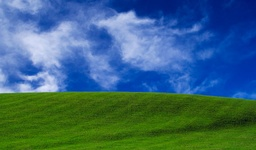
#> input picture Image.jpg, 256 x 150 px, shrunk from 1024 x 600 before the run
$ jupyter execute 'Image Segmentation.ipynb'
#> lines starting #> are read from the running program, lines starting #| are printed output that depends on the picture; after the words box and inside, x2 and y2 are one past the last pixel; in counts of white or black regions, pixels touching at a corner belong together
[cell 1]
import array
import numpy as np
import cv2
import matplotlib.pyplot as plt
#%matplotlib inline
image = cv2.imread('Image.jpg')
#> image is the input picture: shape (150, 256, 3); mean B, G, R 119.8, 104.3, 60.6

# Change color to RGB (from BGR)
image = cv2.cvtColor(image, cv2.COLOR_BGR2RGB, 1)

# preview image
plt.imshow(image)
plt.axis('off');
image.shape
#> Out = (150, 256, 3)

[cell 2]
pixel_values = np.reshape(image, (-1, 3))   # 400 * 794

# Convert to float type
pixel_values = np.float32(pixel_values)

pixel_values.shape
#> Out = (38400, 3)

[cell 3]
k = 2
# define stopping criteria
criteria = (cv2.TERM_CRITERIA_EPS + cv2.TERM_CRITERIA_MAX_ITER, 100, 0.2)

# perform k-means clustering
# kmeans(data, K, bestLabels, criteria, attempts, flags[, centers])
retval, labels, centers = cv2.kmeans(pixel_values, k, None, criteria, 10, cv2.KMEANS_RANDOM_CENTERS)
#> retval = 161773678.7; centers = [[61.89, 105.9, 185], [58.46, 101.6, 10.89]]

# check center points
centers
#> Out = [[61.89, 105.9, 185], [58.46, 101.6, 10.89]]

[cell 4]
# convert data into 8-bit values
centers = np.uint8(centers)
#> centers = [[61, 105, 185], [58, 101, 10]]
centers
#> Out = [[61, 105, 185], [58, 101, 10]]

[cell 5]
labels.flatten()

[cell 6]
# assign centers to labels
segmented_data = centers[labels.flatten()]
segmented_data

[cell 7]
segmented_image = segmented_data.reshape((image.shape))
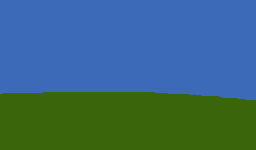
#> segmented_image: shape (150, 256, 3); mean R, G, B 59.9, 103.5, 119.4
labels_reshape = labels.reshape(image.shape[0], image.shape[1])
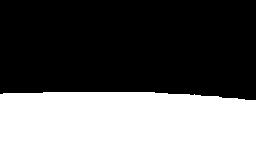
#> labels_reshape: shape (150, 256) int32; values 0 (black) and 1 (white), 37.5% white; 1 white region, box (x1, y1, x2, y2) and area: (0, 92, 256, 150) 14393

[cell 8]
# plot Kmeans results
plt.imshow(segmented_image)
plt.axis('off')

[cell 9]
# mask an image segment by cluster
masked_image = np.copy(image)

# turn the mask green!
cluster = 0                    # the first cluster
masked_image[labels_reshape == cluster] = [0, 225, 0]
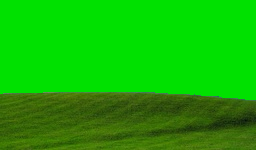
#> masked_image: shape (150, 256, 3); mean R, G, B 21.9, 178.7, 4.1

plt.imshow(masked_image)
plt.axis('off');

[cell 10]
# mask an image segment by cluster
masked_image = np.copy(image)

# turn the mask green!
cluster = 1                    # the second cluster
masked_image[labels_reshape == cluster] = [0, 225, 0]
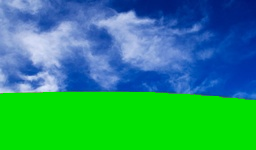
#> masked_image: shape (150, 256, 3); mean R, G, B 38.7, 150.6, 115.7

plt.imshow(masked_image)
plt.axis('off');

[cell 11]
for k in range(2, 11):
    # Implementing kMeans
    criteria = (cv2.TERM_CRITERIA_EPS + cv2.TERM_CRITERIA_MAX_ITER, 100, 0.2)
    retval, labels, centers = cv2.kmeans(pixel_values, k, None, criteria, 10, cv2.KMEANS_RANDOM_CENTERS)
    centers = np.uint8(centers)
    segmented_data = centers[labels.flatten()]
    segmented_image = segmented_data.reshape((image.shape))
    labels_reshape = labels.reshape(image.shape[0], image.shape[1])

    # plot Kmeans results
    plt.imshow(segmented_image)
    plt.title(f"K = {k}")
    plt.axis('off')
    plt.show()
#> this loop made 9 passes
#> retval on passes 3 to 9: 30439765.9, 22412279.5, 17505194.9, 13938048.8, 11176836.9, 9838100.1, 8711304.5
#> (retval, centers) on passes 1 to 2: (161773678.7, [[58, 101, 10], [61, 105, 185]]), (50111083.5, [[18, 72, 166], [58, 101, 10], [122, 151, 211]])
#> pass 2, `segmented_image = segmented_data.reshape((image.shape))`:
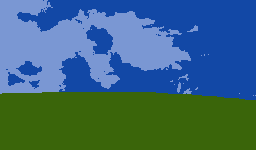
#> segmented_image: shape (150, 256, 3); mean R, G, B 60.2, 103.6, 119.3
#> pass 2, `labels_reshape = labels.reshape(image.shape[0], image.shape[1])`:
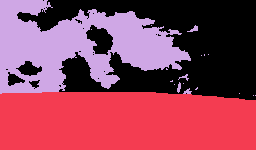
#> labels_reshape: shape (150, 256) int32; 3 distinct labels, from 0 to 2; one colour per label, 0 black
#> pass 3, `segmented_image = segmented_data.reshape((image.shape))`:
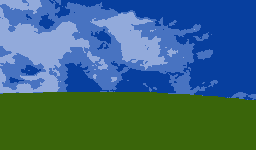
#> segmented_image: shape (150, 256, 3); mean R, G, B 60.3, 104, 119.1
